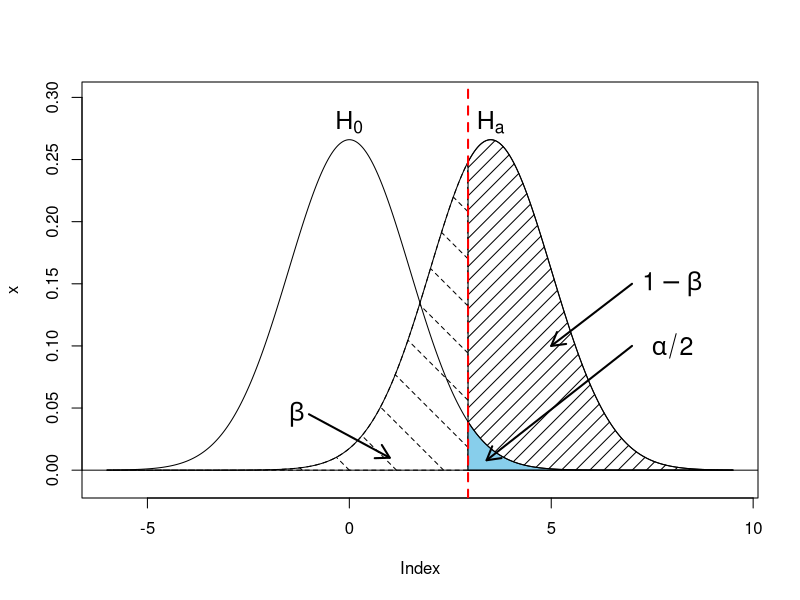

Write the R code that produced this figure.
## ---- chunk 1

# Code adapted from http://rpsychologist.com/creating-a-typical-textbook-illustration-of-statistical-power-using-either-ggplot-or-base-graphics

m1 <- 0  # mu H0
sd1 <- 1.5 # sigma H0
m2 <- 3.5 # mu HA
sd2 <- 1.5 # sigma HA

z_crit <- qnorm(1-(0.05/2), m1, sd1)

# set length of tails
min1 <- m1 - sd1 * 4
max1 <- m1 + sd1 * 4
min2 <- m2 - sd2 * 4
max2 <- m2 + sd2 * 4          

# create x sequence
x <- seq(min(min1,min2), max(max1, max2), .01)
# generate normal dist #1
y1 <- dnorm(x, m1, sd1)
# put in data frame
df1 <- data.frame("x" = x, "y" = y1)
# generate normal dist #2
y2 <- dnorm(x, m2, sd2)
# put in data frame
df2 <- data.frame("x" = x, "y" = y2)

# Alpha polygon
y.poly <- pmin(y1,y2)
poly1 <- data.frame(x = x, y = y.poly)
poly1 <- poly1[poly1$x >= z_crit, ] 
poly1 <- rbind(poly1, c(z_crit, 0))  # add lower-left corner

# Beta polygon
poly2 <- df2
poly2 <- poly2[poly2$x <= z_crit,] 
poly2 <- rbind(poly2, c(z_crit, 0))  # add lower-left corner

# power polygon; 1-beta
poly3 <- df2
poly3 <- poly3[poly3$x >= z_crit,] 
poly3 <- rbind(poly3, c(z_crit, 0))  # add lower-left corner

# combine polygons. 
poly1$id <- 3 # alpha, give it the highest number to make it the top layer
poly2$id <- 2 # beta
poly3$id <- 1 # power; 1 - beta
poly <- rbind(poly1, poly2, poly3)
poly$id <- factor(poly$id, labels = c("power","beta","alpha"))

# Create plot

plot(
  x,
  xlim = range(x), 
  ylim = c(-0.01,0.3),
  type = "n"
  )

# add polygons
polygon(poly3,  density = 10) # 1-beta
polygon(poly2, density = 3, angle = -45, lty="dashed") # beta
polygon(poly1, col = "skyblue") # alpha
# add h_a dist
lines(df2,lwd = 1)
# add h_0 dist
lines(df1,lwd = 1)
### annotations
# h_0 title
text(m1, 0.28, expression(H[0]), cex = 1.5)
# h_a title
text(m2, 0.28, expression(H[a]), cex = 1.5)
# beta annotation
arrows(x0 = -1, y0 = 0.045, x1 = 1, y1 = 0.01, lwd = 2, length=0.15)
text(-1.3, 0.045, expression(beta), cex = 1.5)
# beta annotation
arrows(x0 = 7, y0 = 0.1, x1 = 3.4, y1 = 0.008, lwd = 2, length = 0.15)
text(x = 8, y = 0.1, expression(alpha/2), cex = 1.5)
# 1-beta 
arrows(x0 = 7, y0 = 0.15, x1 = 5, y1 = 0.1, lwd = 2,length=0.15)
text(x = 8, y = 0.15, expression(1-beta), cex = 1.5)
# show z_crit; start of rejection region
abline(v=z_crit, lwd = 2, col = "red", lty = 2)
# add bottom line
abline(h=0)

## ---- chunk 2
sessionInfo()
